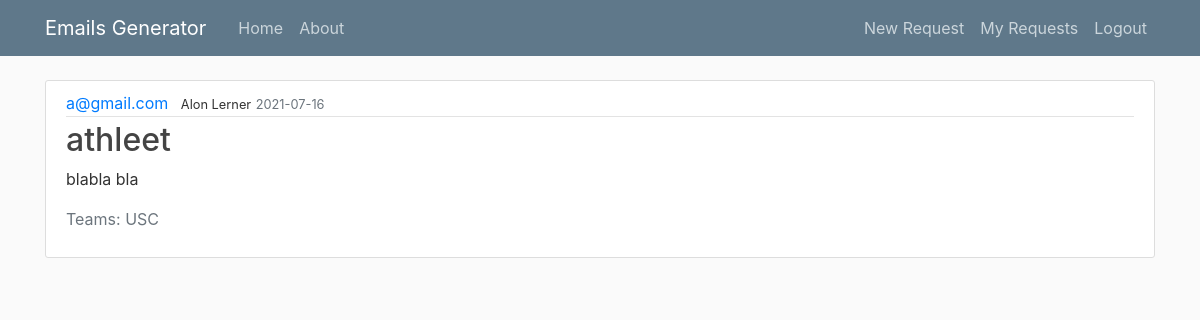
Page /request/2 (signed in) on the committed database.
### flaskproject/models.py (models this page shows, shortened)
class User(db.Model, UserMixin):
    id=db.Column(db.Integer, primary_key=True)
    email=db.Column(db.String(120),unique=True, nullable=False)
    password=db.Column(db.String(60),nullable=False)
    requests=db.relationship('Request', backref='sender',lazy=True)

class Request(db.Model):
    id=db.Column(db.Integer, primary_key=True)
    name=db.Column(db.String(40), nullable=False)
    subject=db.Column(db.String(100), nullable=False)
    date_submitted=db.Column(db.DateTime,nullable=False,default=datetime.utcnow)
    content=db.Column(db.Text, nullable=False)
    teams=db.Column(db.Text, nullable=False)
    user_id=db.Column(db.Integer, db.ForeignKey('user.id'), nullable=False)

### flaskproject/requests/routes.py (the view)
@requests.route("/request/<int:request_id>")
def request_details(request_id):
    emails_request=Request.query.get_or_404(request_id)
    if emails_request.sender.email != current_user.email:
        return redirect(url_for('main.home'))
    return render_template('request.html', subject=emails_request.subject, emails_request=emails_request)

### flaskproject/models.py (called while the page is built)
@login_manager.user_loader
def load_user(user_id):
    return User.query.get(int(user_id))

### flaskproject/templates/request.html
{% extends "layout.html" %}
{% block content %}
  <article class="media content-section">
    <div class="media-body">
      <div class="article-metadata">
        <a class="mr-2" href="{{ url_for('users.user_requests') }}">{{ emails_request.sender.email }}</a>
        <small>{{ emails_request.name }}</small>
        <small class="text-muted">{{ emails_request.date_submitted.strftime('%Y-%m-%d') }}</small>
      </div>
      <h2 class="article-title">{{ emails_request.subject }}</h2>
      <p class="article-content">{{ emails_request.content }}</p>
      <p class="text-muted">Teams: {{ emails_request.teams }}</p>
    </div>
  </article>
{% endblock content %}

### flaskproject/static/main.css (style rules this page uses)
body { background: #fafafa; color: #333333; margin-top: 5rem; }
h1, h2, h3, h4, h5, h6 { color: #444444; }
.content-section { background: #ffffff; padding: 10px 20px; border: 1px solid #dddddd; border-radius: 3px; margin-bottom: 20px; }
.article-title { color: #444444; }
.article-content { white-space: pre-line; }
.article-metadata { padding-bottom: 1px; margin-bottom: 4px; border-bottom: 1px solid #e3e3e3 }

### rows in the picture
User: sender.email "a@gmail.com"
Request: name "Alon Lerner", date_submitted "2021-07-16", subject "athleet", content "blabla bla", teams "USC"
